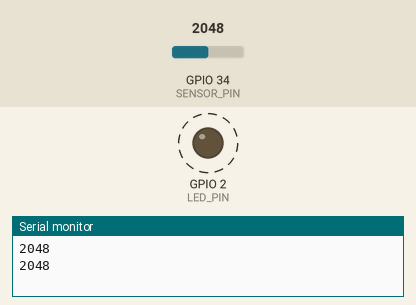
Simulated run of this sketch. Board: ESP32. Parts: output pins drawn as LEDs (lit = HIGH), the last lines printed to the serial monitor. Dashed ring = blinking. The inputs (shaded band) are chosen by the test bench; at power-on: GPIO 34 (SENSOR_PIN) = 2048.

Above: at 0.96 s.
1.4 s: GPIO 34 (SENSOR_PIN) set to 0
At 1.82 s:
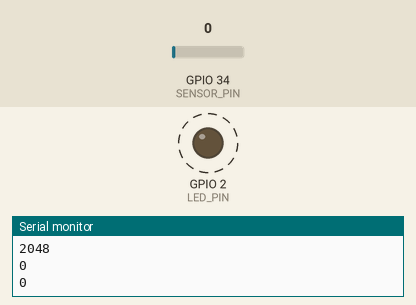
4.5 s: GPIO 34 (SENSOR_PIN) set to 2047
At 4.69 s:
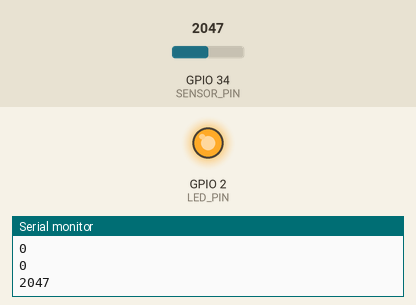
Timing chart, 0 to 13.6 s (numbered marks = the images above; inputs shaded):
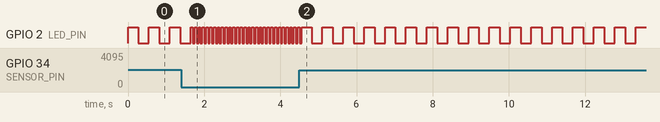

The sketch:

week07_main.ino
```cpp
const int SENSOR_PIN = 34;
const int LED_PIN = 2;

void setup() {
  Serial.begin(115200);
  pinMode(LED_PIN, OUTPUT);
}

void loop() {
  int v = analogRead(SENSOR_PIN);
  Serial.println(v);
  int blinkDelay = map(v, 0, 4095, 100, 1000);
  digitalWrite(LED_PIN, HIGH);
  delay(blinkDelay / 2);
  digitalWrite(LED_PIN, LOW);
  delay(blinkDelay / 2);
}
```

Measured:
- after the input at 1.4 s, GPIO 2 (LED_PIN): alternates HIGH for 0.05 s and LOW for 0.05 s, starting after 0.30 s
- by itself, GPIO 2 (LED_PIN): alternates HIGH for 0.28 s and LOW for 0.28 s
